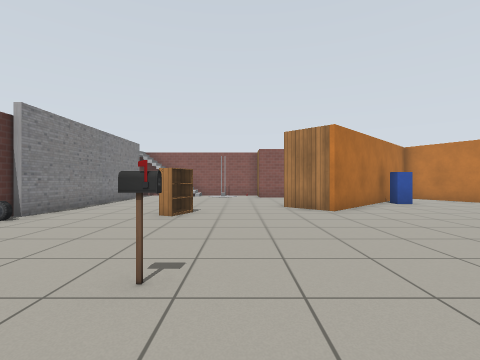
View 1 (above)

16 first-person views from a walk through a world built for the Gazebo simulator. The camera is 0.9 m above the floor, looks level and sees 85° across. The lines on the ground mark 1 m squares. The floor is counted in squares, 1 m on a side. Each view is taken from the middle of a square. On the plan, view 1 faces up. The plan holds only what a view shows up to about 10 squares ahead; the rest is blank. The robots in the file are not drawn. Gazebo's built-in surfaces are drawn with simple patterns. Simple shapes stand in for some stock models. Some surface patterns are stand-ins.

View 2
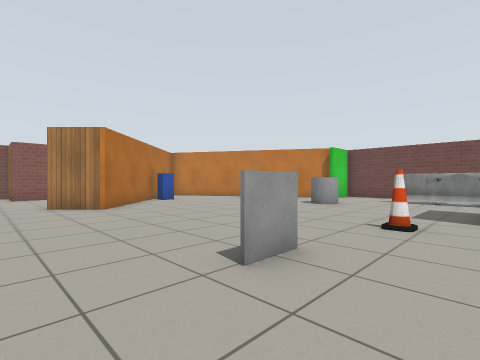

View 3
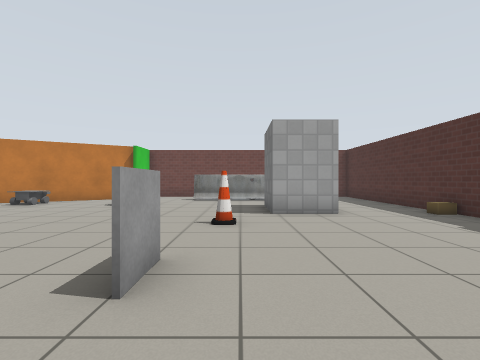

View 4
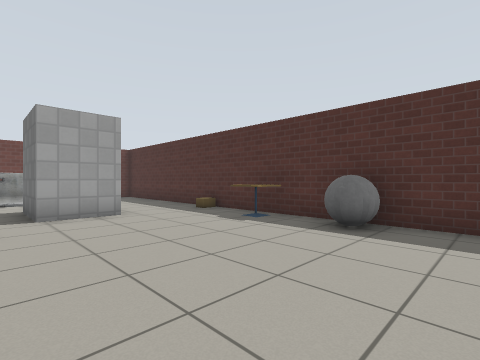

View 5
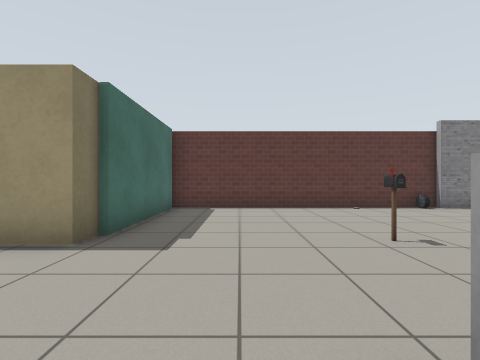

View 6
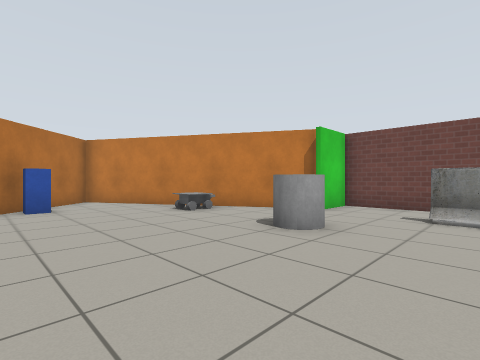

View 7
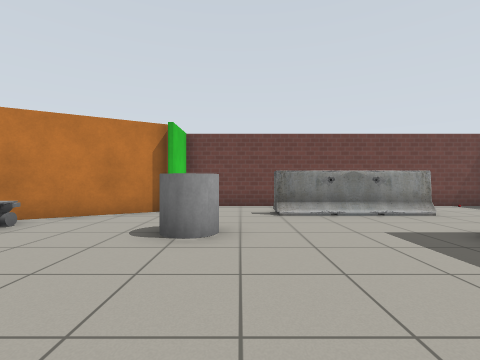

View 8
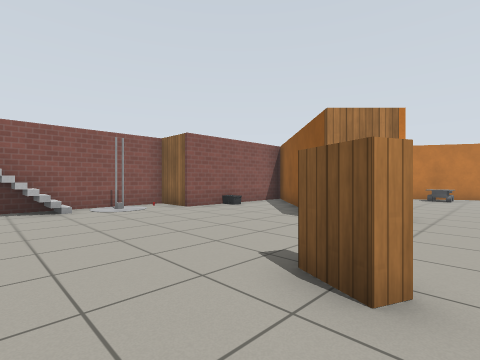

View 9
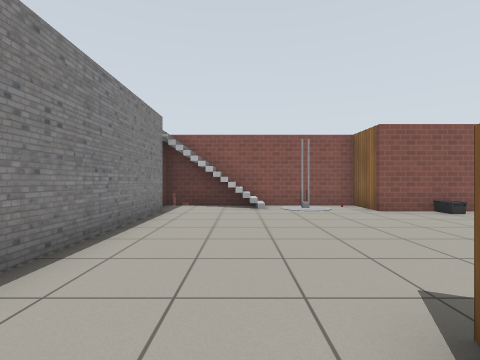

View 10
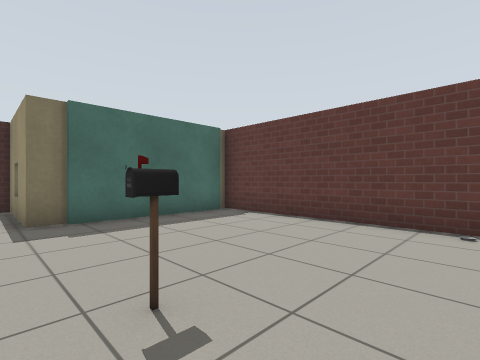

View 11
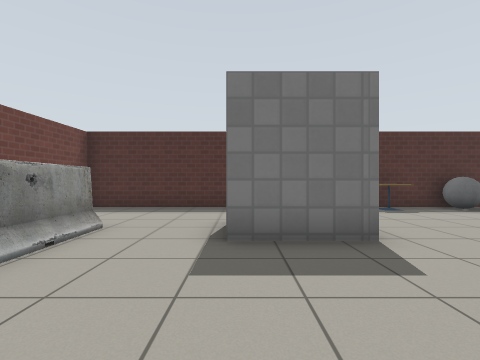

View 12
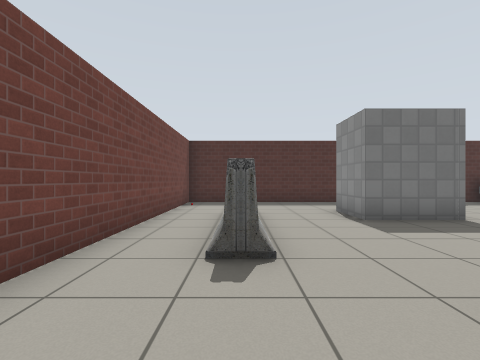

View 13
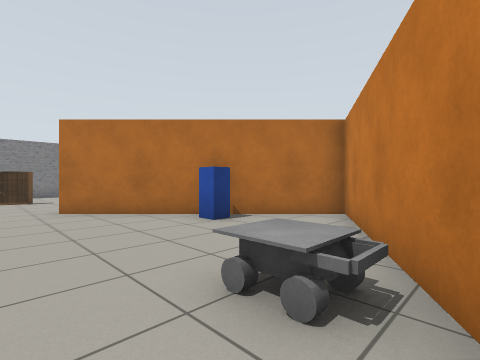

View 14
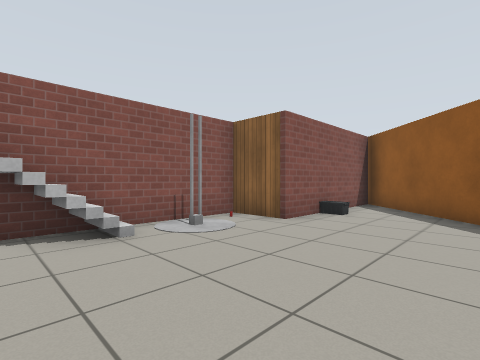

View 15
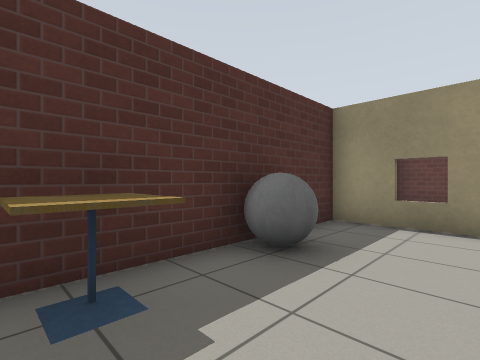

View 16
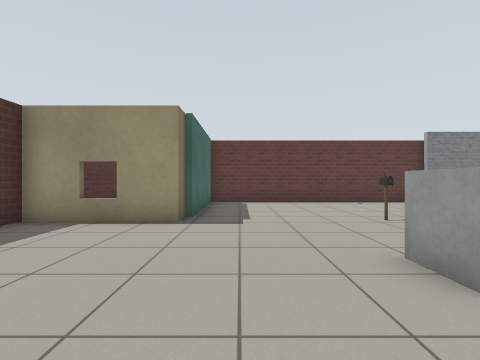

### Floor plan
Points are (right, up) in squares from view 1. A wall is a line through its corners. A room is listed if a view was taken in it or the views show most of it. See-through windows are left out.
Room 1 (views 1, 2, 3, 4, 5, 6, 7, 8, 9, 10, 11, 12, 13, 14, 15, 16)
walls: (-1.4, -2.3) (-0.6, -2.3) (-0.6, -5.7) (14.1, -5.7) (14.1, 4.8) (12.2, 4.8); (7, -2.6) (7, -0.9) (9.2, -0.9) (9.2, -2.6); (-5.6, 6.5) (-5.6, -2.4); (12.6, 5) (8.1, 12.9) (2.7, 7.5) (1.5, 8.7) (6.3, 13.5) (1, 13.5) (1, 15.3) (-4.6, 15.3); (-5.4, -2.1) (-1.3, -2.1); (-5.3, 13.9) (-5.3, 6.6)
ways out: opening at (-4, 15); open door at (-3, -2)
objects: car (-5, 6); bookshelf (-2, 7); postbox (-1, 2); other object (-1, 14); other object (0, 15); grey ball (2, -5); grey box (2, 1) to (3, 1); other object (3, 13); cafe table (4, -5) to (5, -5); cone (6, 0); postbox (6, 10); cardboard box (7, -5); grey cylinder (9, 4) to (10, 4); other object (10, 8); barrier (12, -2) to (12, 2)

Where each view was taken, in squares from view 1:
view 1: 0 up, 0 right, facing up
view 2: 1 down, 0 right, facing up-right
view 3: 0 up, 0 right, facing right
view 4: 0 up, 0 right, facing down-right
view 5: 0 up, 3 right, facing left
view 6: 1 up, 5 right, facing up-right
view 7: 3 up, 5 right, facing right
view 8: 6 up, 4 left, facing up-right
view 9: 6 up, 3 left, facing up
view 10: 4 up, 0 right, facing down-left
view 11: 3 up, 9 right, facing down
view 12: 5 up, 12 right, facing down
view 13: 6 up, 11 right, facing up-left
view 14: 10 up, 4 left, facing up-right
view 15: 3 down, 5 right, facing down-left
view 16: 1 down, 5 right, facing left
